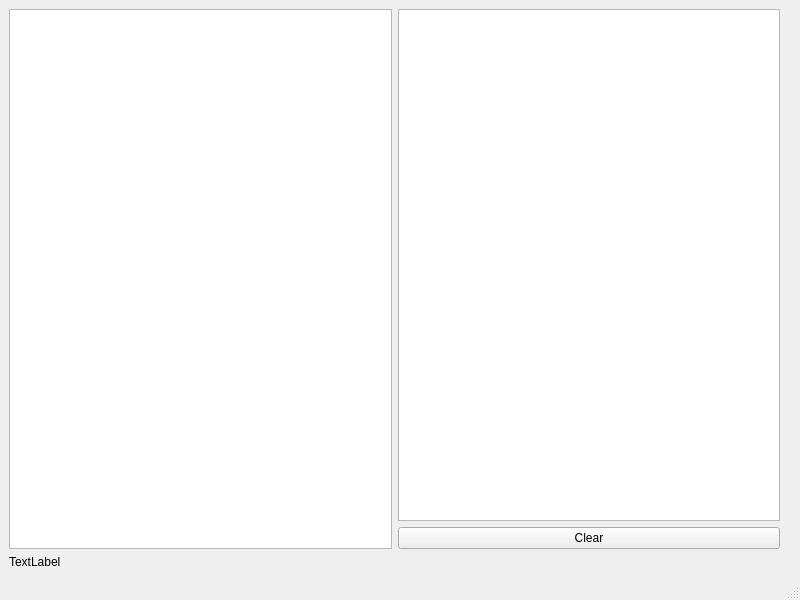
<?xml version="1.0" encoding="UTF-8"?>
<ui version="4.0">
 <class>MainWindow</class>
 <widget class="QMainWindow" name="MainWindow">
  <property name="geometry">
   <rect>
    <x>0</x>
    <y>0</y>
    <width>800</width>
    <height>600</height>
   </rect>
  </property>
  <property name="windowTitle">
   <string>HFMidiLib test application</string>
  </property>
  <widget class="QWidget" name="centralwidget">
   <layout class="QVBoxLayout" name="verticalLayout">
    <item>
     <layout class="QHBoxLayout" name="horizontalLayout">
      <item>
       <widget class="MidiDevicesTree" name="devices">
        <property name="dragDropMode">
         <enum>QAbstractItemView::DragOnly</enum>
        </property>
        <attribute name="headerVisible">
         <bool>false</bool>
        </attribute>
        <column>
         <property name="text">
          <string notr="true">1</string>
         </property>
        </column>
       </widget>
      </item>
      <item>
       <layout class="QVBoxLayout" name="verticalLayout_2">
        <item>
         <widget class="MidiEventListWidget" name="eventList"/>
        </item>
        <item>
         <widget class="QPushButton" name="clearEvents">
          <property name="text">
           <string>Clear</string>
          </property>
         </widget>
        </item>
       </layout>
      </item>
      <item>
       <widget class="MidiTestSource" name="widget" native="true">
        <property name="minimumSize">
         <size>
          <width>5</width>
          <height>0</height>
         </size>
        </property>
       </widget>
      </item>
     </layout>
    </item>
    <item>
     <widget class="QLabelDropTarget" name="label">
      <property name="text">
       <string>TextLabel</string>
      </property>
      <property name="wordWrap">
       <bool>true</bool>
      </property>
     </widget>
    </item>
   </layout>
  </widget>
  <widget class="QMenuBar" name="menubar">
   <property name="geometry">
    <rect>
     <x>0</x>
     <y>0</y>
     <width>800</width>
     <height>21</height>
    </rect>
   </property>
  </widget>
  <widget class="QStatusBar" name="statusbar"/>
 </widget>
 <customwidgets>
  <customwidget>
   <class>MidiDevicesTree</class>
   <extends>QTreeWidget</extends>
   <header>src/mididevicestree.h</header>
  </customwidget>
  <customwidget>
   <class>QLabelDropTarget</class>
   <extends>QLabel</extends>
   <header>src/qlabeldroptarget.h</header>
  </customwidget>
  <customwidget>
   <class>MidiEventListWidget</class>
   <extends>QListWidget</extends>
   <header>src/midieventlistwidget.h</header>
  </customwidget>
  <customwidget>
   <class>MidiTestSource</class>
   <extends>QWidget</extends>
   <header>src/miditestsource.h</header>
   <container>1</container>
  </customwidget>
 </customwidgets>
 <resources/>
 <connections/>
</ui>
